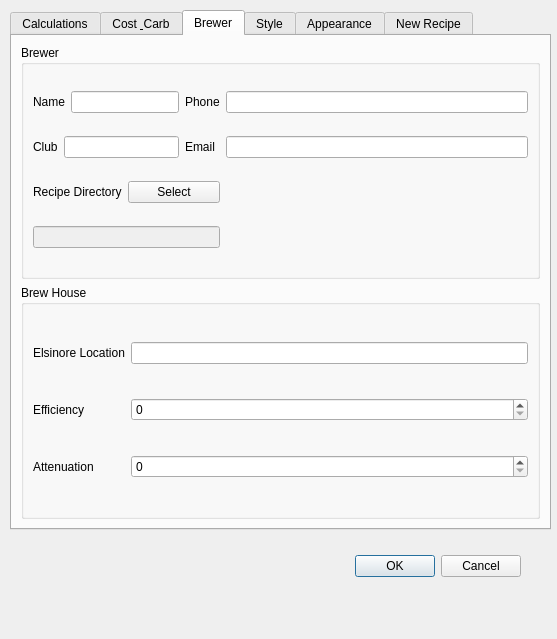
<?xml version="1.0" encoding="UTF-8"?>
<ui version="4.0">
 <class>Preferences</class>
 <widget class="QDialog" name="Preferences">
  <property name="geometry">
   <rect>
    <x>0</x>
    <y>0</y>
    <width>557</width>
    <height>639</height>
   </rect>
  </property>
  <property name="windowTitle">
   <string>Preferences</string>
  </property>
  <property name="windowIcon">
   <iconset resource="../SB_Images.qrc">
    <normaloff>:/menu/brew_png</normaloff>:/menu/brew_png</iconset>
  </property>
  <widget class="QDialogButtonBox" name="buttonBox">
   <property name="geometry">
    <rect>
     <x>180</x>
     <y>550</y>
     <width>341</width>
     <height>32</height>
    </rect>
   </property>
   <property name="orientation">
    <enum>Qt::Horizontal</enum>
   </property>
   <property name="standardButtons">
    <set>QDialogButtonBox::Cancel|QDialogButtonBox::Ok</set>
   </property>
  </widget>
  <widget class="QTabWidget" name="preferencesTabs">
   <property name="geometry">
    <rect>
     <x>10</x>
     <y>10</y>
     <width>541</width>
     <height>520</height>
    </rect>
   </property>
   <property name="currentIndex">
    <number>2</number>
   </property>
   <widget class="QWidget" name="calcTab">
    <attribute name="title">
     <string>Calculations</string>
    </attribute>
    <layout class="QGridLayout" name="gridLayout_8">
     <item row="0" column="0" rowspan="2">
      <widget class="QGroupBox" name="ibuCalcBox">
       <property name="title">
        <string>IBU Calc Method</string>
       </property>
       <layout class="QGridLayout" name="gridLayout_2">
        <item row="0" column="0">
         <widget class="QRadioButton" name="tinsethRadio">
          <property name="text">
           <string>Tinseth</string>
          </property>
          <attribute name="buttonGroup">
           <string notr="true">ibuCalcGroup</string>
          </attribute>
         </widget>
        </item>
        <item row="1" column="0">
         <widget class="QRadioButton" name="ragerRadio">
          <property name="text">
           <string>Rager</string>
          </property>
          <attribute name="buttonGroup">
           <string notr="true">ibuCalcGroup</string>
          </attribute>
         </widget>
        </item>
        <item row="2" column="0">
         <widget class="QRadioButton" name="garetzRadio">
          <property name="text">
           <string>Garetz</string>
          </property>
          <attribute name="buttonGroup">
           <string notr="true">ibuCalcGroup</string>
          </attribute>
         </widget>
        </item>
       </layout>
      </widget>
     </item>
     <item row="0" column="1" colspan="2">
      <widget class="QGroupBox" name="hopsGroup">
       <property name="title">
        <string>Hops</string>
       </property>
       <layout class="QGridLayout" name="gridLayout">
        <item row="0" column="0">
         <widget class="QLabel" name="pelletHopsLabel">
          <property name="text">
           <string>Pellet Hops +%</string>
          </property>
         </widget>
        </item>
        <item row="0" column="1" colspan="2">
         <widget class="QDoubleSpinBox" name="pelletHopsSpin"/>
        </item>
        <item row="1" column="0" colspan="2">
         <widget class="QLabel" name="tinsethLabel">
          <property name="text">
           <string>Tinseth Utilization Factor</string>
          </property>
         </widget>
        </item>
        <item row="1" column="2">
         <widget class="QDoubleSpinBox" name="tinsethSpin"/>
        </item>
       </layout>
      </widget>
     </item>
     <item row="1" column="1" rowspan="3" colspan="2">
      <widget class="QGroupBox" name="hopTimeBox">
       <property name="title">
        <string>Hop Times</string>
       </property>
       <layout class="QGridLayout" name="gridLayout_6">
        <item row="0" column="1">
         <widget class="QSpinBox" name="drySpin"/>
        </item>
        <item row="1" column="0">
         <widget class="QLabel" name="FWHlabel">
          <property name="text">
           <string>FWH,  boil minus min</string>
          </property>
         </widget>
        </item>
        <item row="1" column="1">
         <widget class="QSpinBox" name="FWHSpin"/>
        </item>
        <item row="2" column="1">
         <widget class="QSpinBox" name="mashSpin"/>
        </item>
        <item row="2" column="0">
         <widget class="QLabel" name="mashLabel">
          <property name="text">
           <string>Mash, min</string>
          </property>
         </widget>
        </item>
        <item row="0" column="0">
         <widget class="QLabel" name="dryLabel">
          <property name="text">
           <string>Dry, min</string>
          </property>
         </widget>
        </item>
       </layout>
      </widget>
     </item>
     <item row="2" column="0">
      <widget class="QGroupBox" name="alcoholBox">
       <property name="title">
        <string>Alcohol Calc</string>
       </property>
       <layout class="QGridLayout" name="gridLayout_3">
        <item row="0" column="0">
         <widget class="QRadioButton" name="alcVolRadio">
          <property name="text">
           <string>Volume</string>
          </property>
          <attribute name="buttonGroup">
           <string notr="true">alcCalcGroup</string>
          </attribute>
         </widget>
        </item>
        <item row="1" column="0">
         <widget class="QRadioButton" name="alcWeightRadio">
          <property name="text">
           <string>Weight</string>
          </property>
          <attribute name="buttonGroup">
           <string notr="true">alcCalcGroup</string>
          </attribute>
         </widget>
        </item>
       </layout>
      </widget>
     </item>
     <item row="3" column="0" rowspan="2">
      <widget class="QGroupBox" name="colourMethBox">
       <property name="title">
        <string>Colour Method</string>
       </property>
       <layout class="QGridLayout" name="gridLayout_4">
        <item row="0" column="0">
         <widget class="QRadioButton" name="ebcRadio">
          <property name="text">
           <string>EBC</string>
          </property>
          <attribute name="buttonGroup">
           <string notr="true">colourGroup</string>
          </attribute>
         </widget>
        </item>
        <item row="1" column="0">
         <widget class="QRadioButton" name="srmRadio">
          <property name="text">
           <string>SRM</string>
          </property>
          <attribute name="buttonGroup">
           <string notr="true">colourGroup</string>
          </attribute>
         </widget>
        </item>
       </layout>
      </widget>
     </item>
     <item row="4" column="2" rowspan="2">
      <widget class="QGroupBox" name="waterUseBox">
       <property name="title">
        <string>Water Usage</string>
       </property>
       <layout class="QGridLayout" name="gridLayout_7">
        <item row="0" column="0">
         <widget class="QLabel" name="kettLossLabel">
          <property name="text">
           <string>Left in Kettle</string>
          </property>
         </widget>
        </item>
        <item row="1" column="0">
         <widget class="QLabel" name="miscLossLabel">
          <property name="text">
           <string>Misc Losses</string>
          </property>
         </widget>
        </item>
        <item row="2" column="0">
         <widget class="QLabel" name="trubLossLabel">
          <property name="text">
           <string>Lost In Trub</string>
          </property>
         </widget>
        </item>
        <item row="0" column="1">
         <widget class="QDoubleSpinBox" name="kettLossSpin"/>
        </item>
        <item row="1" column="1">
         <widget class="QDoubleSpinBox" name="miscLossSpin"/>
        </item>
        <item row="2" column="1">
         <widget class="QDoubleSpinBox" name="trubLossSpin"/>
        </item>
       </layout>
      </widget>
     </item>
     <item row="5" column="0" colspan="2">
      <widget class="QGroupBox" name="evapBox">
       <property name="title">
        <string>Evaporation</string>
       </property>
       <layout class="QGridLayout" name="gridLayout_5">
        <item row="0" column="0" colspan="2">
         <widget class="QRadioButton" name="evapConsRadio">
          <property name="text">
           <string>Constant</string>
          </property>
          <attribute name="buttonGroup">
           <string notr="true">evapGroup</string>
          </attribute>
         </widget>
        </item>
        <item row="1" column="0" colspan="2">
         <widget class="QRadioButton" name="evapPercRadio">
          <property name="text">
           <string>Percent</string>
          </property>
          <attribute name="buttonGroup">
           <string notr="true">evapGroup</string>
          </attribute>
         </widget>
        </item>
        <item row="2" column="0">
         <widget class="QDoubleSpinBox" name="evapRateSpin"/>
        </item>
        <item row="2" column="1">
         <widget class="QLabel" name="evapRateLabel">
          <property name="text">
           <string>TextLabel</string>
          </property>
         </widget>
        </item>
       </layout>
      </widget>
     </item>
    </layout>
   </widget>
   <widget class="QWidget" name="costTab">
    <attribute name="title">
     <string>Cost &amp; Carb</string>
    </attribute>
    <layout class="QGridLayout" name="gridLayout_11">
     <item row="0" column="0">
      <widget class="QGroupBox" name="costGroup">
       <property name="title">
        <string>Cost</string>
       </property>
       <layout class="QGridLayout" name="gridLayout_9">
        <item row="0" column="0">
         <widget class="QLabel" name="otherLabel">
          <property name="text">
           <string>Other</string>
          </property>
         </widget>
        </item>
        <item row="0" column="1">
         <widget class="QDoubleSpinBox" name="otherCostSpin"/>
        </item>
        <item row="1" column="0">
         <widget class="QLabel" name="bottleLabel">
          <property name="text">
           <string>Bottle Size</string>
          </property>
         </widget>
        </item>
        <item row="1" column="1">
         <widget class="QDoubleSpinBox" name="bottleSizeSpin"/>
        </item>
        <item row="1" column="2">
         <widget class="QComboBox" name="bottleUnitCombo"/>
        </item>
       </layout>
      </widget>
     </item>
     <item row="1" column="0">
      <widget class="QGroupBox" name="groupBox">
       <property name="title">
        <string>Carbonation</string>
       </property>
       <layout class="QGridLayout" name="gridLayout_10">
        <item row="0" column="0">
         <widget class="QLabel" name="primSugarLabel">
          <property name="text">
           <string>Prime Sugar</string>
          </property>
         </widget>
        </item>
        <item row="0" column="1">
         <widget class="QComboBox" name="primeSugarCombo"/>
        </item>
        <item row="0" column="2">
         <widget class="QLabel" name="sugarUnitsLabel">
          <property name="text">
           <string>Sugar Units</string>
          </property>
         </widget>
        </item>
        <item row="0" column="3">
         <widget class="QComboBox" name="sugarUnitsCombo"/>
        </item>
        <item row="1" column="0">
         <widget class="QLabel" name="servTempLabel">
          <property name="text">
           <string>Serving Temp</string>
          </property>
         </widget>
        </item>
        <item row="1" column="1">
         <widget class="QSpinBox" name="servTempSpin">
          <property name="maximum">
           <number>212</number>
          </property>
         </widget>
        </item>
        <item row="1" column="2">
         <widget class="QLabel" name="carbTempLabel">
          <property name="text">
           <string>Carb Temp Units</string>
          </property>
         </widget>
        </item>
        <item row="1" column="3">
         <widget class="QRadioButton" name="carbUnitF">
          <property name="text">
           <string>F</string>
          </property>
          <attribute name="buttonGroup">
           <string notr="true">carbTempGroup</string>
          </attribute>
         </widget>
        </item>
        <item row="1" column="4">
         <widget class="QRadioButton" name="carbUnitC">
          <property name="text">
           <string>C</string>
          </property>
          <attribute name="buttonGroup">
           <string notr="true">carbTempGroup</string>
          </attribute>
         </widget>
        </item>
        <item row="2" column="0">
         <widget class="QLabel" name="bottleTempLabel">
          <property name="text">
           <string>Bottle Temp</string>
          </property>
         </widget>
        </item>
        <item row="2" column="1">
         <widget class="QSpinBox" name="bottleTempSpin">
          <property name="maximum">
           <number>212</number>
          </property>
         </widget>
        </item>
        <item row="2" column="2">
         <widget class="QLabel" name="targetCO2Label">
          <property name="text">
           <string>Target CO2</string>
          </property>
         </widget>
        </item>
        <item row="2" column="3">
         <widget class="QDoubleSpinBox" name="targetCO2Spin"/>
        </item>
        <item row="3" column="0">
         <widget class="QLabel" name="faucHeightLabel">
          <property name="text">
           <string>Height to Faucet</string>
          </property>
         </widget>
        </item>
        <item row="3" column="2">
         <widget class="QLabel" name="tubingIDLabel">
          <property name="text">
           <string>Tubing ID</string>
          </property>
         </widget>
        </item>
        <item row="3" column="3">
         <widget class="QComboBox" name="tubingIDCombo"/>
        </item>
        <item row="4" column="0">
         <widget class="QCheckBox" name="keggedCheck">
          <property name="text">
           <string>Kegged</string>
          </property>
         </widget>
        </item>
        <item row="3" column="1">
         <widget class="QDoubleSpinBox" name="faucHeightSpin"/>
        </item>
       </layout>
      </widget>
     </item>
    </layout>
   </widget>
   <widget class="QWidget" name="brewerTab">
    <attribute name="title">
     <string>Brewer</string>
    </attribute>
    <layout class="QGridLayout" name="gridLayout_21">
     <item row="0" column="0">
      <widget class="QGroupBox" name="brewerGroup">
       <property name="title">
        <string>Brewer</string>
       </property>
       <layout class="QGridLayout" name="gridLayout_12">
        <item row="0" column="0" colspan="2">
         <widget class="QLabel" name="nameLabel">
          <property name="text">
           <string>Name</string>
          </property>
         </widget>
        </item>
        <item row="0" column="2" colspan="2">
         <widget class="QLineEdit" name="nameEdit"/>
        </item>
        <item row="0" column="4">
         <widget class="QLabel" name="phoneLabel">
          <property name="text">
           <string>Phone</string>
          </property>
         </widget>
        </item>
        <item row="0" column="5">
         <widget class="QLineEdit" name="phoneEdit"/>
        </item>
        <item row="1" column="0">
         <widget class="QLabel" name="clubLabel">
          <property name="text">
           <string>Club</string>
          </property>
         </widget>
        </item>
        <item row="1" column="1" colspan="3">
         <widget class="QLineEdit" name="clubEdit"/>
        </item>
        <item row="1" column="4">
         <widget class="QLabel" name="emailLabel">
          <property name="text">
           <string>Email</string>
          </property>
         </widget>
        </item>
        <item row="1" column="5">
         <widget class="QLineEdit" name="emailEdit"/>
        </item>
        <item row="2" column="0" colspan="3">
         <widget class="QLabel" name="RecipeLabel">
          <property name="text">
           <string>Recipe Directory</string>
          </property>
         </widget>
        </item>
        <item row="2" column="3" colspan="2">
         <widget class="QPushButton" name="pushButton">
          <property name="text">
           <string>Select</string>
          </property>
         </widget>
        </item>
        <item row="3" column="0" colspan="5">
         <widget class="QLineEdit" name="recipeDirEdit">
          <property name="enabled">
           <bool>false</bool>
          </property>
         </widget>
        </item>
       </layout>
      </widget>
     </item>
     <item row="1" column="0">
      <widget class="QGroupBox" name="brewHouseGroup">
       <property name="title">
        <string>Brew House</string>
       </property>
       <layout class="QGridLayout" name="gridLayout_20">
        <item row="1" column="0">
         <widget class="QLabel" name="efficiencyLabel">
          <property name="text">
           <string>Efficiency</string>
          </property>
         </widget>
        </item>
        <item row="1" column="1">
         <widget class="QSpinBox" name="efficiencySpin"/>
        </item>
        <item row="2" column="0">
         <widget class="QLabel" name="attenuationLabel">
          <property name="text">
           <string>Attenuation</string>
          </property>
         </widget>
        </item>
        <item row="2" column="1">
         <widget class="QSpinBox" name="attenuationSpin"/>
        </item>
        <item row="0" column="0">
         <widget class="QLabel" name="elsinoreHostLabel">
          <property name="text">
           <string>Elsinore Location</string>
          </property>
         </widget>
        </item>
        <item row="0" column="1">
         <widget class="QLineEdit" name="elsinoreHostText"/>
        </item>
       </layout>
      </widget>
     </item>
    </layout>
   </widget>
   <widget class="QWidget" name="styleTab">
    <attribute name="title">
     <string>Style</string>
    </attribute>
    <layout class="QGridLayout" name="gridLayout_14">
     <item row="0" column="0">
      <widget class="QGroupBox" name="bjcpGroup">
       <property name="title">
        <string>BJCP Year</string>
       </property>
       <layout class="QGridLayout" name="gridLayout_13">
        <item row="0" column="0">
         <widget class="QComboBox" name="bjcpYearCombo"/>
        </item>
       </layout>
      </widget>
     </item>
    </layout>
   </widget>
   <widget class="QWidget" name="appearanceTab">
    <attribute name="title">
     <string>Appearance</string>
    </attribute>
    <widget class="QGroupBox" name="colourBox">
     <property name="geometry">
      <rect>
       <x>20</x>
       <y>10</y>
       <width>471</width>
       <height>291</height>
      </rect>
     </property>
     <property name="title">
      <string>Colour Swatch</string>
     </property>
     <layout class="QGridLayout" name="gridLayout_15">
      <item row="0" column="0" colspan="3">
       <widget class="QRadioButton" name="method1Radio">
        <property name="text">
         <string>Method 1</string>
        </property>
        <attribute name="buttonGroup">
         <string notr="true">colourMethGroup</string>
        </attribute>
       </widget>
      </item>
      <item row="0" column="3" colspan="3">
       <widget class="QRadioButton" name="method2Radio">
        <property name="text">
         <string>Method 2</string>
        </property>
        <attribute name="buttonGroup">
         <string notr="true">colourMethGroup</string>
        </attribute>
       </widget>
      </item>
      <item row="1" column="0" colspan="2">
       <widget class="QLabel" name="redLabel">
        <property name="text">
         <string>Red</string>
        </property>
       </widget>
      </item>
      <item row="1" column="2">
       <widget class="QSpinBox" name="redSpin"/>
      </item>
      <item row="1" column="3">
       <widget class="QLabel" name="greenLabel">
        <property name="text">
         <string>Green</string>
        </property>
       </widget>
      </item>
      <item row="1" column="4" colspan="2">
       <widget class="QSpinBox" name="greenSpin"/>
      </item>
      <item row="2" column="0">
       <widget class="QLabel" name="blueLabel">
        <property name="text">
         <string>Blue</string>
        </property>
       </widget>
      </item>
      <item row="2" column="1" colspan="2">
       <widget class="QSpinBox" name="blueSpin"/>
      </item>
      <item row="2" column="3">
       <widget class="QLabel" name="alphaLabel">
        <property name="text">
         <string>Alpha</string>
        </property>
       </widget>
      </item>
      <item row="2" column="4" colspan="2">
       <widget class="QSpinBox" name="alphaSpin"/>
      </item>
      <item row="3" column="0">
       <widget class="QLabel" name="label">
        <property name="text">
         <string>Straw (2)</string>
        </property>
       </widget>
      </item>
      <item row="3" column="2">
       <widget class="QLabel" name="label_2">
        <property name="text">
         <string>Pale (4)</string>
        </property>
       </widget>
      </item>
      <item row="3" column="3" colspan="2">
       <widget class="QLabel" name="label_3">
        <property name="text">
         <string>Amber (8)</string>
        </property>
       </widget>
      </item>
      <item row="3" column="5">
       <widget class="QLabel" name="label_4">
        <property name="text">
         <string>Copper (15)</string>
        </property>
       </widget>
      </item>
      <item row="3" column="6">
       <widget class="QLabel" name="label_5">
        <property name="text">
         <string>Brown (20)</string>
        </property>
       </widget>
      </item>
      <item row="3" column="7">
       <widget class="QLabel" name="label_6">
        <property name="text">
         <string>Black (30</string>
        </property>
       </widget>
      </item>
      <item row="4" column="0">
       <widget class="QFrame" name="strawFrame">
        <property name="frameShape">
         <enum>QFrame::StyledPanel</enum>
        </property>
        <property name="frameShadow">
         <enum>QFrame::Raised</enum>
        </property>
       </widget>
      </item>
      <item row="4" column="1" colspan="2">
       <widget class="QFrame" name="paleFrame">
        <property name="frameShape">
         <enum>QFrame::StyledPanel</enum>
        </property>
        <property name="frameShadow">
         <enum>QFrame::Raised</enum>
        </property>
       </widget>
      </item>
      <item row="4" column="3" colspan="2">
       <widget class="QFrame" name="amberFrame">
        <property name="frameShape">
         <enum>QFrame::StyledPanel</enum>
        </property>
        <property name="frameShadow">
         <enum>QFrame::Raised</enum>
        </property>
       </widget>
      </item>
      <item row="4" column="5">
       <widget class="QFrame" name="copperFrame">
        <property name="frameShape">
         <enum>QFrame::StyledPanel</enum>
        </property>
        <property name="frameShadow">
         <enum>QFrame::Raised</enum>
        </property>
       </widget>
      </item>
      <item row="4" column="6">
       <widget class="QFrame" name="brownFrame">
        <property name="frameShape">
         <enum>QFrame::StyledPanel</enum>
        </property>
        <property name="frameShadow">
         <enum>QFrame::Raised</enum>
        </property>
       </widget>
      </item>
      <item row="4" column="7">
       <widget class="QFrame" name="blackFrame">
        <property name="frameShape">
         <enum>QFrame::StyledPanel</enum>
        </property>
        <property name="frameShadow">
         <enum>QFrame::Raised</enum>
        </property>
       </widget>
      </item>
     </layout>
    </widget>
   </widget>
   <widget class="QWidget" name="newRecipeTab">
    <attribute name="title">
     <string>New Recipe</string>
    </attribute>
    <layout class="QGridLayout" name="gridLayout_19">
     <item row="0" column="0">
      <widget class="QGroupBox" name="sizeFrame">
       <property name="title">
        <string>Units</string>
       </property>
       <layout class="QGridLayout" name="gridLayout_16">
        <item row="0" column="0">
         <widget class="QLabel" name="maltUnitsLabel">
          <property name="text">
           <string>Malt Units</string>
          </property>
         </widget>
        </item>
        <item row="0" column="1">
         <widget class="QComboBox" name="maltUnitCombo"/>
        </item>
        <item row="1" column="0">
         <widget class="QLabel" name="hopUnitsTime">
          <property name="text">
           <string>Hop Units</string>
          </property>
         </widget>
        </item>
        <item row="1" column="1">
         <widget class="QComboBox" name="hopUnitsCombo"/>
        </item>
        <item row="2" column="0">
         <widget class="QLabel" name="volumeLabel">
          <property name="text">
           <string>Volume Units</string>
          </property>
         </widget>
        </item>
        <item row="2" column="1">
         <widget class="QComboBox" name="volumeCombo"/>
        </item>
        <item row="3" column="0">
         <widget class="QLabel" name="batchSizeLabel">
          <property name="text">
           <string>Batch Size</string>
          </property>
         </widget>
        </item>
        <item row="3" column="1">
         <widget class="QDoubleSpinBox" name="batchSizeSpin">
          <property name="singleStep">
           <double>0.100000000000000</double>
          </property>
         </widget>
        </item>
        <item row="4" column="0">
         <widget class="QLabel" name="boilTimeLabel">
          <property name="text">
           <string>Boil Time</string>
          </property>
         </widget>
        </item>
        <item row="4" column="1">
         <widget class="QSpinBox" name="boilTimeSpin"/>
        </item>
       </layout>
      </widget>
     </item>
     <item row="2" column="0">
      <widget class="QGroupBox" name="miscGroup">
       <property name="title">
        <string>Misc</string>
       </property>
       <layout class="QGridLayout" name="gridLayout_18">
        <item row="0" column="0">
         <widget class="QLabel" name="hopTypeLabel">
          <property name="text">
           <string>Hop Type</string>
          </property>
         </widget>
        </item>
        <item row="0" column="1">
         <widget class="QComboBox" name="hopTypeCombo"/>
        </item>
        <item row="1" column="0">
         <widget class="QLabel" name="waterProfileLabel">
          <property name="text">
           <string>Water Profile</string>
          </property>
         </widget>
        </item>
        <item row="1" column="1">
         <widget class="QComboBox" name="waterProfileCombo"/>
        </item>
       </layout>
      </widget>
     </item>
     <item row="1" column="0">
      <widget class="QGroupBox" name="mashGroup">
       <property name="title">
        <string>Mash</string>
       </property>
       <layout class="QGridLayout" name="gridLayout_17">
        <item row="0" column="0">
         <widget class="QLabel" name="mashVolLabel">
          <property name="text">
           <string>Volume Units</string>
          </property>
         </widget>
        </item>
        <item row="0" column="1">
         <widget class="QComboBox" name="mashVolCombo"/>
        </item>
        <item row="1" column="0">
         <widget class="QLabel" name="mashTempLabel">
          <property name="text">
           <string>Temp Units</string>
          </property>
         </widget>
        </item>
        <item row="1" column="1">
         <widget class="QRadioButton" name="mashTempF">
          <property name="text">
           <string>F</string>
          </property>
         </widget>
        </item>
        <item row="1" column="2">
         <widget class="QRadioButton" name="mashTempC">
          <property name="text">
           <string>C</string>
          </property>
         </widget>
        </item>
        <item row="2" column="0">
         <widget class="QLabel" name="boilTempLabel">
          <property name="text">
           <string>Boil Temp</string>
          </property>
         </widget>
        </item>
        <item row="2" column="1">
         <widget class="QSpinBox" name="boilTempSpin">
          <property name="maximum">
           <number>222</number>
          </property>
         </widget>
        </item>
        <item row="3" column="0">
         <widget class="QLabel" name="mashRatioLabel">
          <property name="text">
           <string>Ratio</string>
          </property>
         </widget>
        </item>
        <item row="3" column="1">
         <widget class="QDoubleSpinBox" name="mashRatioSpin">
          <property name="singleStep">
           <double>0.010000000000000</double>
          </property>
         </widget>
        </item>
        <item row="4" column="0">
         <widget class="QLabel" name="deadSpaceLbl">
          <property name="text">
           <string>Dead Space</string>
          </property>
         </widget>
        </item>
        <item row="4" column="1">
         <widget class="QDoubleSpinBox" name="deadSpaceSpin">
          <property name="singleStep">
           <double>0.100000000000000</double>
          </property>
         </widget>
        </item>
        <item row="3" column="2">
         <widget class="QComboBox" name="mashRatioCombo"/>
        </item>
        <item row="4" column="2">
         <widget class="QLabel" name="deadSpaceUnit">
          <property name="text">
           <string>TextLabel</string>
          </property>
         </widget>
        </item>
       </layout>
       <zorder>boilTempSpin</zorder>
       <zorder>mashVolLabel</zorder>
       <zorder>mashVolCombo</zorder>
       <zorder>mashTempLabel</zorder>
       <zorder>mashTempF</zorder>
       <zorder>mashTempC</zorder>
       <zorder>boilTempLabel</zorder>
       <zorder>mashRatioLabel</zorder>
       <zorder>mashRatioSpin</zorder>
       <zorder>deadSpaceLbl</zorder>
       <zorder>deadSpaceSpin</zorder>
       <zorder>mashRatioCombo</zorder>
       <zorder>deadSpaceUnit</zorder>
      </widget>
     </item>
    </layout>
   </widget>
  </widget>
 </widget>
 <resources>
  <include location="../SB_Images.qrc"/>
 </resources>
 <connections>
  <connection>
   <sender>buttonBox</sender>
   <signal>accepted()</signal>
   <receiver>Preferences</receiver>
   <slot>accept()</slot>
   <hints>
    <hint type="sourcelabel">
     <x>248</x>
     <y>254</y>
    </hint>
    <hint type="destinationlabel">
     <x>157</x>
     <y>274</y>
    </hint>
   </hints>
  </connection>
  <connection>
   <sender>buttonBox</sender>
   <signal>rejected()</signal>
   <receiver>Preferences</receiver>
   <slot>reject()</slot>
   <hints>
    <hint type="sourcelabel">
     <x>316</x>
     <y>260</y>
    </hint>
    <hint type="destinationlabel">
     <x>286</x>
     <y>274</y>
    </hint>
   </hints>
  </connection>
 </connections>
 <buttongroups>
  <buttongroup name="colourGroup"/>
  <buttongroup name="evapGroup"/>
  <buttongroup name="carbTempGroup"/>
  <buttongroup name="colourMethGroup"/>
  <buttongroup name="ibuCalcGroup"/>
  <buttongroup name="alcCalcGroup"/>
 </buttongroups>
</ui>
